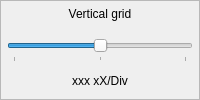
             <widget class="QFrame" name="frame_3">
              <property name="sizePolicy">
               <sizepolicy hsizetype="Minimum" vsizetype="Preferred">
                <horstretch>0</horstretch>
                <verstretch>0</verstretch>
               </sizepolicy>
              </property>
              <property name="minimumSize">
               <size>
                <width>0</width>
                <height>0</height>
               </size>
              </property>
              <property name="frameShape">
               <enum>QFrame::StyledPanel</enum>
              </property>
              <property name="frameShadow">
               <enum>QFrame::Sunken</enum>
              </property>
              <layout class="QVBoxLayout" name="verticalLayout_3">
               <property name="leftMargin">
                <number>6</number>
               </property>
               <property name="topMargin">
                <number>6</number>
               </property>
               <property name="rightMargin">
                <number>6</number>
               </property>
               <property name="bottomMargin">
                <number>6</number>
               </property>
               <item>
                <widget class="QLabel" name="vgridlabel">
                 <property name="frameShape">
                  <enum>QFrame::NoFrame</enum>
                 </property>
                 <property name="text">
                  <string>Vertical grid</string>
                 </property>
                 <property name="scaledContents">
                  <bool>false</bool>
                 </property>
                 <property name="alignment">
                  <set>Qt::AlignHCenter|Qt::AlignTop</set>
                 </property>
                 <property name="wordWrap">
                  <bool>true</bool>
                 </property>
                </widget>
               </item>
               <item>
                <widget class="QSlider" name="horizontalSliderVGrid">
                 <property name="sizePolicy">
                  <sizepolicy hsizetype="Preferred" vsizetype="Preferred">
                   <horstretch>0</horstretch>
                   <verstretch>0</verstretch>
                  </sizepolicy>
                 </property>
                 <property name="toolTip">
                  <string>Grid resolution</string>
                 </property>
                 <property name="minimum">
                  <number>-4</number>
                 </property>
                 <property name="maximum">
                  <number>-2</number>
                 </property>
                 <property name="pageStep">
                  <number>1</number>
                 </property>
                 <property name="value">
                  <number>-3</number>
                 </property>
                 <property name="orientation">
                  <enum>Qt::Horizontal</enum>
                 </property>
                 <property name="tickPosition">
                  <enum>QSlider::TicksBelow</enum>
                 </property>
                 <property name="tickInterval">
                  <number>1</number>
                 </property>
                </widget>
               </item>
               <item>
                <widget class="QLabel" name="labelVDiv">
                 <property name="sizePolicy">
                  <sizepolicy hsizetype="Minimum" vsizetype="Preferred">
                   <horstretch>0</horstretch>
                   <verstretch>0</verstretch>
                  </sizepolicy>
                 </property>
                 <property name="minimumSize">
                  <size>
                   <width>0</width>
                   <height>0</height>
                  </size>
                 </property>
                 <property name="text">
                  <string notr="true">xxx xX/Div</string>
                 </property>
                 <property name="alignment">
                  <set>Qt::AlignCenter</set>
                 </property>
                </widget>
               </item>
              </layout>
             </widget>
